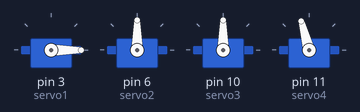
Recording of a sketch running on a simulated Arduino Uno, built with avr-gcc and run on an emulated ATmega328P. Parts: 4 × servo.

Above: at 0.1 s.
At 4.2 s:
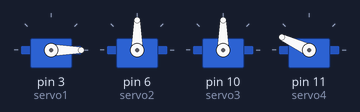
Timing chart, 0 to 12.1 s (numbered marks = the images above):
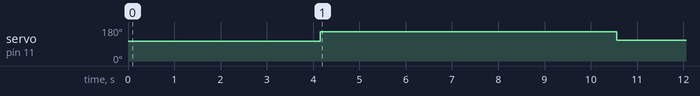

The sketch:

BrazoMecanico.ino
```cpp
//codigo controlador de brazo mecanico | by Manuel Peñaloza

#include <Servo.h>

Servo servo1; // Servo de base pin 3     ||  limites:    0-minimo   | 180-maximo
Servo servo2; //Servo de hombro  pin 6   ||  limites:    30-minimo  | 100-maximo
Servo servo3; //Servo de codo  pin 10    ||  limites:    60-minimo  | 180-maximo
Servo servo4; //servo de pinza pin 11    ||  limites:    110-minimo | 155-maximo

//posiciones iniciales
int angulo1 = 110;
int angulo2 = 90;
int angulo3 = 90;
int angulo4 = 110;

//valores para manejar la pinza
int abierto = 110;
int cerrado = 155;

void setup() {
  //inisialisacion de los servos
  servo1.attach(3) ;  // Conectar servo1 al pin 3
  servo2.attach(6) ;  // Conectar servo2 al pin 6
  servo3.attach(10) ;  // Conectar servo3 al pin 10
  servo4.attach(11) ;   // Conectar servo4 al pin 11

  //posisciones iniciales
  servo1.write(0);
  servo2.write(angulo2);
  servo3.write(angulo3);
  servo4.write(angulo4-5);

  //rutina
  delay(1000);
  move(servo1,0,65);
  delay(1000);
  move(servo3,angulo3,130);
  delay(1000);
  servo4.write(cerrado);
  delay(1000);
  move(servo2,angulo2,20);
  delay(1000);
  move(servo3,130,180);
  delay(1000);
  move(servo1,65,170);
  delay(1000);
  servo4.write(abierto);
  move(servo1,170,65);


}

void loop() {
  //rutina de calibracion

}

void move(Servo servo,int posI,int posF)
{
  int jumps = 5;
  int wait = 50;

  if(posF>posI)
  {
    for(int i = posI ; i <= posF ; i+=jumps)
    {
      servo.write(i);
      delay(wait);
    }
  }
  else if(posI>posF)
  {
    for(int i = posI ; i >= posF ; i-=jumps)
    {
      servo.write(i);
      delay(wait);
    }
  }

}
```
